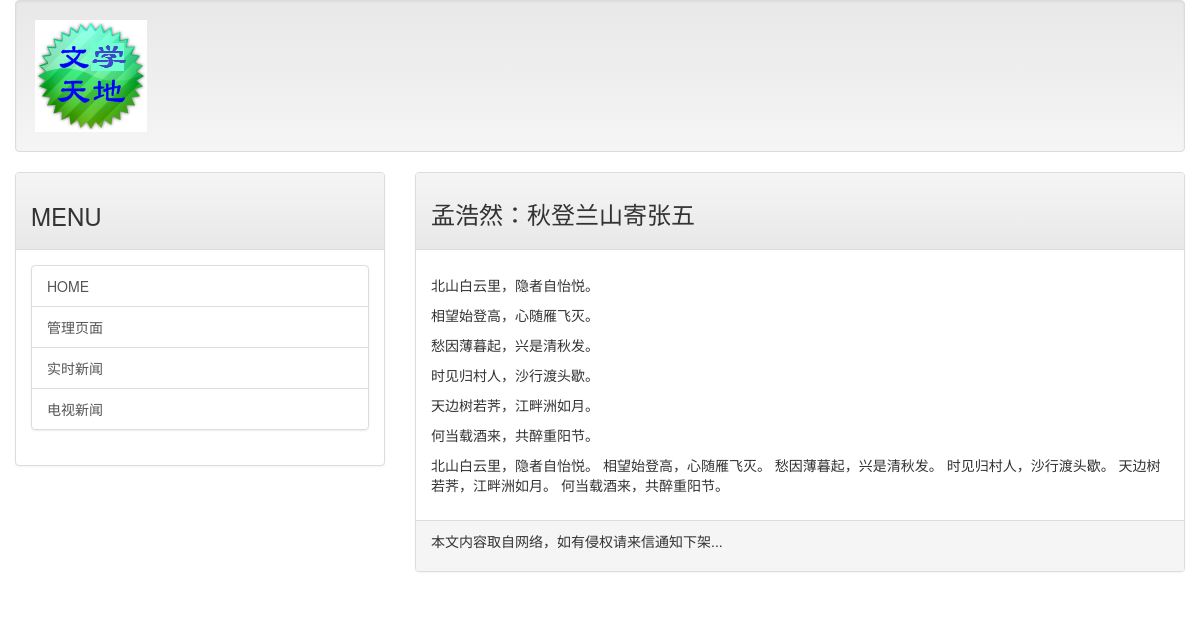
Page /post/menghaoran on the committed database.
### mainsite/models.py (models this page shows)
class Post(models.Model):
    title = models.CharField(max_length=200)
    slug = models.CharField(max_length=200)
    body = models.TextField()
    pub_date = models.DateTimeField(default=timezone.now)

### mainsite/views.py (the view)
# urls.py: url(r'^post/(\w+)$', showpost),
def showpost(request, slug):
    template = get_template('post.html')
    try:
        post = Post.objects.get(slug=slug)
        if post != None:
            html = template.render(locals())
            return HttpResponse(html)
    except:
        return redirect('/')

### templates/post.html (shortened to what this page needs)
{% extends 'base.html' %}
{% load markdown_deux_tags %}
{% block headmessage %}
    <h3 style='font-family:微软雅黑;'>{{ post.title }}</h3>
{% endblock %}
{% block content %}
        <p style='font-family:微软雅黑;font-size:12pt;letter-spacing:2pt;'>
            {{ post.body | markdown }}</a>
        </p>
        <p>
            {{ post.body | safe}}</a>
        </p>
{% endblock %}

### rows in the picture
Post: title "孟浩然：秋登兰山寄张五", body "北山白云里，隐者自怡悦。 相望始登高，心随雁飞灭。 愁因薄暮起，兴是清秋发。 时见归村人，沙行渡头歇。 天边树若荠，江畔洲如月。 何当载酒来，共醉重阳节。"
